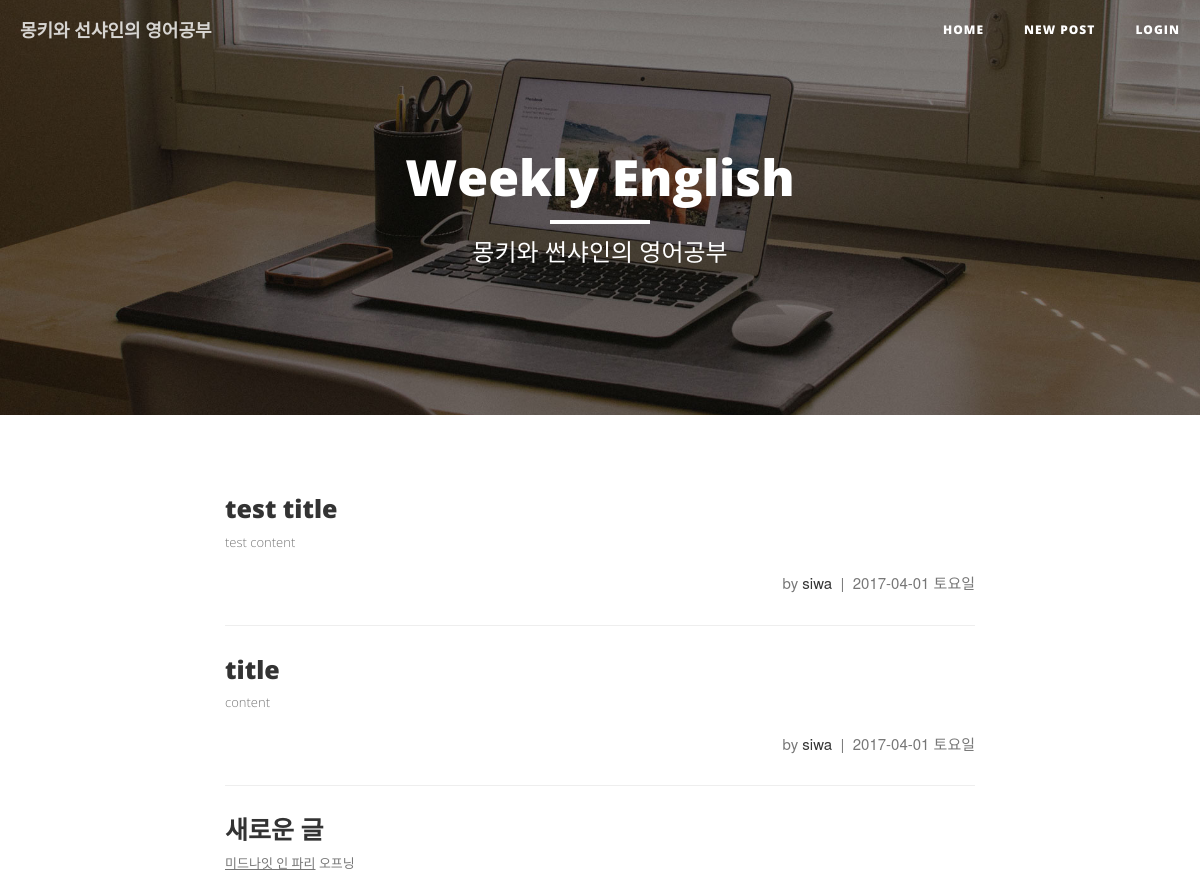
Before: / (upper part) with the older database file.
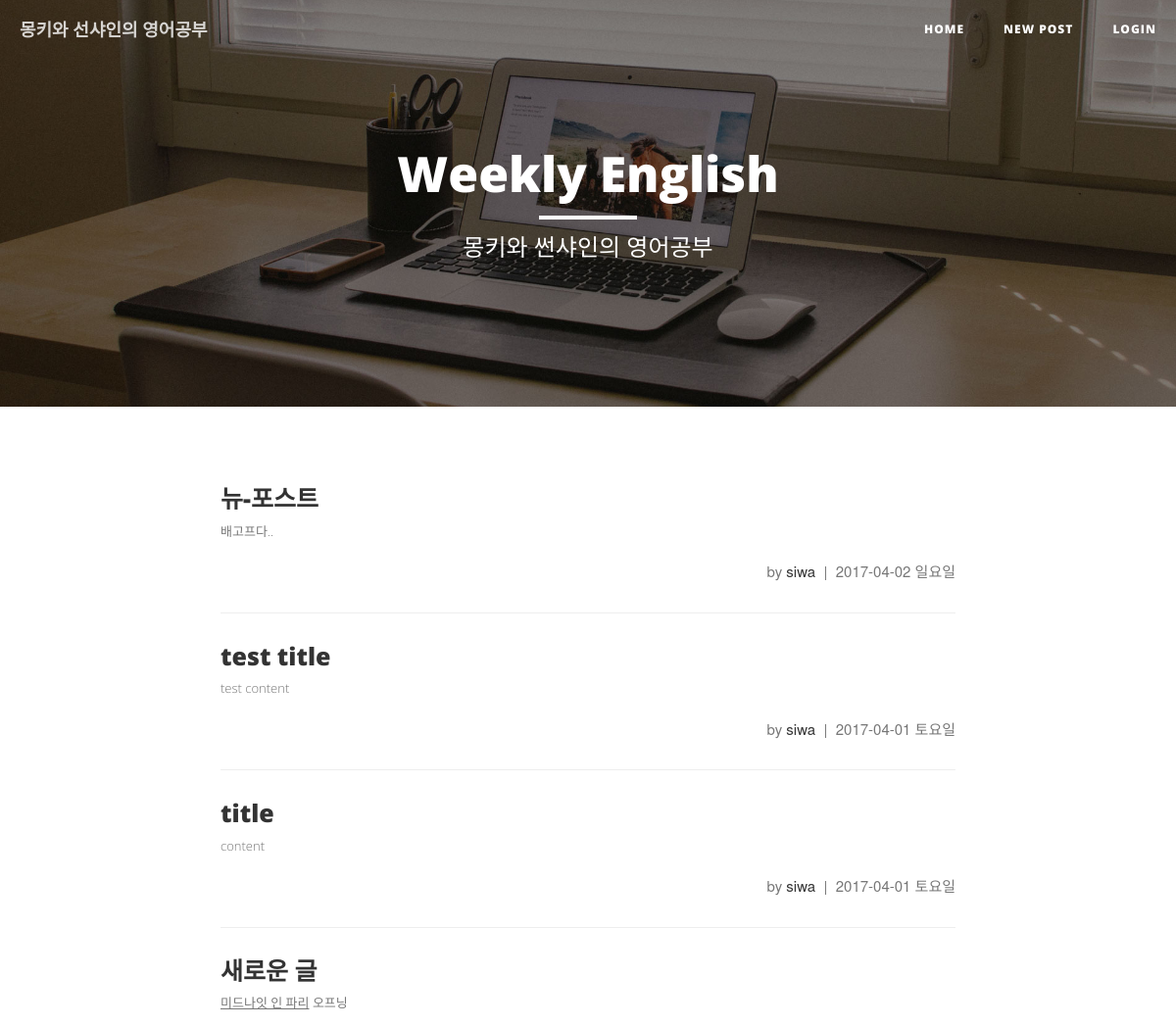
After: the same page with the newer database file.
### study/models.py (models this page shows, shortened)
class Post(models.Model):
    author = models.ForeignKey('auth.User')
    title = models.CharField(max_length=200, verbose_name='제목')
    origin = models.CharField(max_length=200,  blank=True, null=True, verbose_name='원본 URL')
    video_url = models.CharField(max_length=100, blank=True, null=True, verbose_name='YouTube 링크')
    video_key = models.CharField(max_length=12, null=True, blank=True)
    video_time = models.IntegerField(null=True, blank=True)
    video_url2 = models.CharField(max_length=100, blank=True, null=True, verbose_name='YouTube 링크2')
    video_key2 = models.CharField(max_length=12, null=True, blank=True)
    video_time2 = models.IntegerField(null=True, blank=True)
    text = models.TextField(verbose_name='내용')
    created_date = models.DateTimeField(auto_now_add=True)
    class Meta:
        ordering = ['-created_date']

### study/views.py (the view)
# urls.py: url(r'^$', views.post_list, name='post_list'),
def post_list(request):
    posts = Post.objects.all()
    return render(request, 'bsr/post_list.html', {'posts':posts})

### study/templates/bsr/post_list.html (shortened to what this page needs)
{% extends 'bsr/base.html' %}
{% block heading %}
<div class="site-heading">
    <h1 class><a class="heading" href="/">Weekly English</a></h1>
    <hr class="small">
    <span class="subheading">몽키와 썬샤인의 영어공부</span>
</div>
{% endblock %}
{% block content %}
{% for post in posts %}
  <div class="post-preview">
      <a href="{% url 'study:post_detail' pk=post.pk %}">
          <h2 class="post-title">
              {{ post.title }}
          </h2>
          <h3 class="post-subtitle">
              {{ post.text | truncatechars:200 | safe }}
          </h3>
      </a>
      <p class="post-meta">by <a href="#">{{ post.author }}</a>&nbsp;&nbsp;|&nbsp;&nbsp;{{ post.created_date | date:"Y-m-d D" }}</p>
  </div>
  <hr>
{% endfor %}
{% endblock content %}

Changed rows visible on the page:
added Post: title "뉴-포스트", text "배고프다..", author "siwa", created_date "2017-04-02 일요일"
